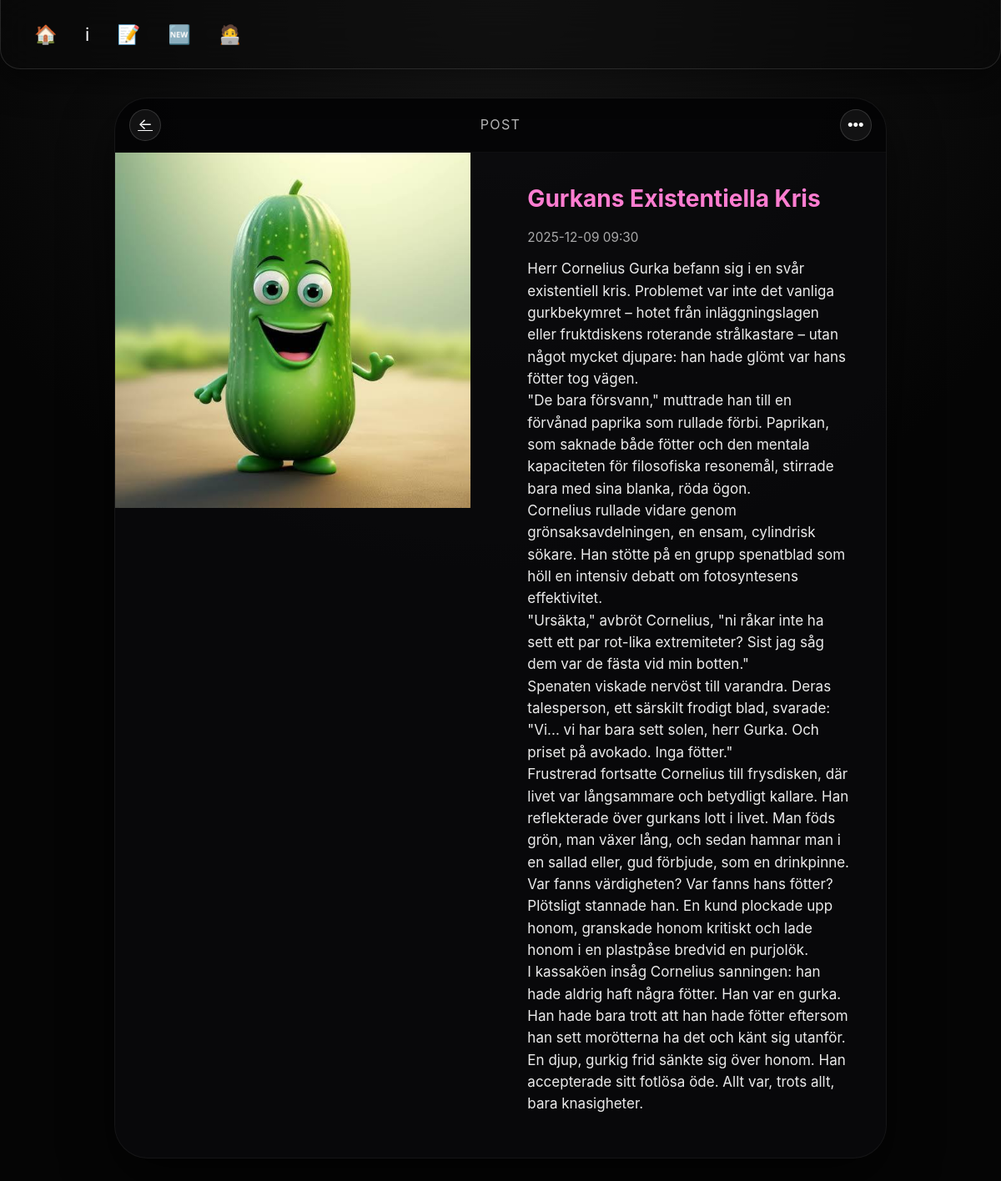
The app's page /posts/gurkan-knasig with its own data.
### posts/models.py (models this page shows, shortened)
class Post(models.Model):
    title = models.CharField(max_length=200)
    body = models.TextField()
    slug = models.SlugField()
    date = models.DateTimeField(auto_now_add=True)
    banner = models.ImageField(default='fallback.png', blank=True)
    author = models.ForeignKey(User, on_delete=models.CASCADE, default=None)

### posts/views.py (the view)
# urls.py: path('<slug:slug>', views.post_page, name="page"),
def post_page(request, slug):
    post = Post.objects.get(slug=slug)
    return render(request, "posts/post_page.html", {"post": post})

### posts/templates/posts/post_page.html (shortened to what this page needs)
{% extends "layout.html" %}
{% block content %}
    <section class="post-app-shell">
        <div class="post-screen">
            <header class="post-screen__topbar">
                <a class="post-topbar__button" href="{% url 'posts:list' %}" title="Back to posts">
                    ←
                </a>
                <span class="post-topbar__title">Post</span>
                <button
                class="post-topbar__button"
                type="button"
                aria-label="More options">
                    •••
                </button>
            </header>
            <article class="post-card">
                <figure class="post-card__banner">
                    <img
                    class="post_img"
                    src="{{ post.banner.url }}"
                    alt="{{ post.title }}"/>
                </figure>
                <div class="post-card__body">
                    <h1 class="posttitle">
                        {{ post.title }}
                    </h1>
                    <p class="post-card__meta">
                        {{ post.date|date:"Y-m-d H:i" }}
                    </p>
                    <div class="post-content">
                        {{ post.body|linebreaks }}
                    </div>
                </div>
            </article>
        </div>
    </section>
{% endblock %}

### static/css/style.css (style rules this page uses)
*, *::before, *::after { box-sizing: border-box; }
html { font-size: 17px; }
body { margin: 0; min-height: 100vh; font-family: -apple-system, BlinkMacSystemFont, "Segoe UI", sans-serif; font-size: 1rem; line-height: 1.55; background: radial-gradient(circle at top, #1a1a1a, #050505 45%); color: #f5f5f7; display: flex; flex-direction: column; align-items: stretch; }
h1, h2, h3, p { margin: 0; }
.post-app-shell { display: flex; justify-content: center; padding: 1rem 0 2.5rem; }
.post-screen { width: 100%; max-width: 28rem; border-radius: 32px; background: rgba(10, 10, 12, 0.85); border: 1px solid rgba(255, 255, 255, 0.05); box-shadow: 0 25px 60px rgba(0, 0, 0, 0.6); overflow: hidden; }
.post-screen__topbar { display: flex; align-items: center; justify-content: space-between; padding: 0.75rem 1rem; background: rgba(0, 0, 0, 0.5); border-bottom: 1px solid rgba(255, 255, 255, 0.04); }
.post-topbar__title { font-size: 0.95rem; text-transform: uppercase; letter-spacing: 0.08em; color: rgba(255, 255, 255, 0.7); }
.post-topbar__button { width: 2.25rem; height: 2.25rem; border-radius: 999px; border: 1px solid rgba(255, 255, 255, 0.15); background: rgba(255, 255, 255, 0.06); color: #fff; font-size: 1.1rem; display: flex; align-items: center; justify-content: center; }
.post-card { display: flex; flex-direction: column; gap: 1.5rem; }
.post-card__banner { margin: 0; overflow: hidden; }
.post_img { display: block; width: 100%; height: auto; }
.post-card__body { padding: 0 1.5rem 2rem; display: flex; flex-direction: column; gap: 0.75rem; }
.posttitle { font-size: 1.65rem; font-weight: 700; color: #ff7dd1; }
.post-card__meta { font-size: 0.9rem; color: rgba(255, 255, 255, 0.65); }
.post-content { font-size: 1rem; color: rgba(255, 255, 255, 0.92); text-align: left; }
@media (min-width: 768px) { body { display: flex; flex-direction: column; align-items: center; } }
@media (min-width: 768px) { .post-app-shell { padding: 2rem 0 3rem; } }
@media (min-width: 768px) { .post-screen { max-width: 56rem; border-radius: 40px; display: grid; grid-template-columns: 1fr 1fr; overflow: hidden; } }
@media (min-width: 768px) { .post-screen__topbar { grid-column: 1 / -1; } }
@media (min-width: 768px) { .post-card { flex-direction: row; grid-column: 1 / -1; } }
@media (min-width: 768px) { .post-card__banner, .post-card__body { width: 100%; } }
@media (min-width: 768px) { .post-card__body { padding: 2rem 2.5rem 3rem; } }

### records on screen
Post: banner (picture), title "Gurkans Existentiella Kris", date "2025-12-09 09:30", body "Herr Cornelius Gurka befann sig i en svår existentiell kris. Problemet var inte det vanliga gurkbekymret – hotet från inläggningslagen eller fruktdiskens roterande strålkastare – utan något mycket djupare: han hade glömt var hans fötter tog vägen. \"De bara försvann,\" muttrade han till en förvånad paprika som rullade förbi. Paprikan, som saknade både fötter och den mentala kapaciteten för filosofiska resonemål, stirrade bara med sina blanka, röda ögon. Cornelius rullade vidare genom grönsaksavdelningen, en ensam, cylindrisk sökare. Han stötte på en grupp spenatblad som höll en intensiv debatt om fotosyntesens effektivitet. \"Ursäkta,\" avbröt Cornelius, \"ni råkar inte ha sett ett par rot-lika…"
